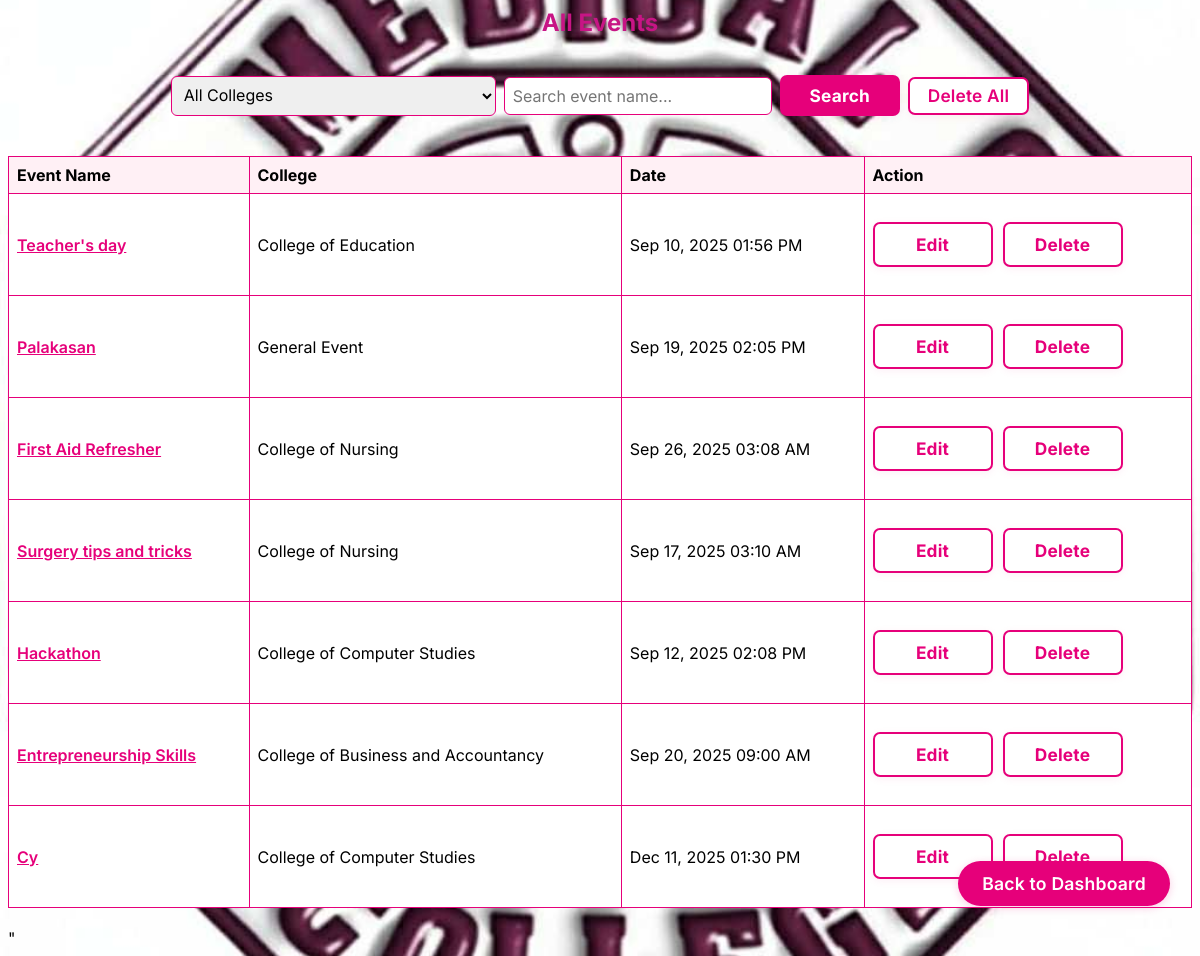
The page /attendance/events_list/ (signed in) on the database its author committed.
### attendance/models.py (models this page shows, shortened)
class Event(models.Model):
    name = models.CharField(max_length=200)
    date = models.DateTimeField()
    college = models.ForeignKey(
        'College',
        on_delete=models.CASCADE,
        null=True,      # Null means general event
        blank=True
    )
    description = models.TextField(blank=True, null=True)  # <-- Ensure this line exists
    archived = models.BooleanField(default=False)  # <-- Add this line

class College(models.Model):
    name = models.CharField(max_length=100)

### attendance/views.py (the view)
# urls.py: path('events_list/', views.events_list, name='events_list'),
@login_required
def events_list(request):
    query = request.GET.get('q', '')
    selected_college = request.GET.get('college', '')
    colleges = College.objects.all()
    events = Event.objects.filter(archived=False)  # <-- Only show non-archived events
    if selected_college:
        events = events.filter(college__id=selected_college)
    if query:
        events = events.filter(name__icontains=query)
    return render(request, 'events_list.html', {
        'events': events,
        'colleges': colleges,
        'selected_college': selected_college,
    })

### attendance/templates/events_list.html (shortened to what this page needs)
{% extends 'base.html' %}
{% block content %}
<div style="display: flex; justify-content: space-between; align-items: center; margin-bottom: 18px;">
    <h2 style="margin: 0;">
        {% if request.GET.show_archived %}
            Archived Events
        {% else %}
            All Events
        {% endif %}
    </h2>
</div>
<div style="margin-bottom: 20px; display: flex; gap: 8px; align-items: center;">
    <form method="get" action="" style="display: flex; gap: 8px; align-items: center; margin: 0;">
        <select name="college" onchange="this.form.submit()" style="padding:8px; border-radius:6px; border:1px solid #e6007a;">
            <option value="">All Colleges</option>
        </select>
        <input type="text" name="q" placeholder="Search event name..." value="{{ request.GET.q|default_if_none:'' }}" style="padding:8px; border-radius:6px; border:1px solid #e6007a; width: 250px;">
        <button type="submit" class="btn btn-primary">Search</button>
    </form>
    <form method="post" action="{% url 'delete_all_events' %}" style="margin: 0;">
        <button type="submit" class="btn btn-secondary" style="padding:6px 18px; font-weight:600;"
            onclick="return confirm('Are you sure you want to delete ALL events? This cannot be undone.');">
            Delete All
        </button>
    </form>
</div>
<table style="width:100%; border-collapse:collapse; background:#fff;">
    <thead>
        <tr style="background:#ffe3f0;">
            <th style="padding:8px; border:1px solid #e6007a;">Event Name</th>
            <th style="padding:8px; border:1px solid #e6007a;">College</th>
            <th style="padding:8px; border:1px solid #e6007a;">Date</th>
            <th style="padding:8px; border:1px solid #e6007a;">Action</th>
        </tr>
    </thead>
    <tbody>
        {% if request.GET.show_archived %}
            {% for event in events_archived %}
            <tr>
                <td style="padding:8px; border:1px solid #e6007a;">
                    <a href="{% url 'attendance_sheet' event.id %}" style="color:#e6007a; text-decoration:underline; font-weight:600;">
                        {{ event.name }}
                    </a>
                </td>
                <td style="padding:8px; border:1px solid #e6007a;">
                    {% if event.college %}
                        {{ event.college.name }}
                    {% else %}
                        General Event
                    {% endif %}
                </td>
                <td style="padding:8px; border:1px solid #e6007a;">{{ event.date|date:"M j, Y h:i A" }}</td>
                <td style="padding:8px; border:1px solid #e6007a; vertical-align: middle;">
                    <div style="display: flex; gap: 10px; align-items: center;">
                        <form method="post" action="{% url 'unarchive_event' event.id %}" style="display:inline; margin:0;">
                            {% csrf_token %}
                            <button type="submit" class="btn btn-secondary" style="background:#ffe0f0; color:#e6007a; border:1px solid #e6007a;">Unarchive</button>
                        </form>
                    </div>
                </td>
            </tr>
            {% empty %}
            <tr>
                <td colspan="4" style="padding:8px; border:1px solid #e6007a;">No archived events found.</td>
            </tr>
            {% endfor %}
        {% else %}
            {% for event in events %}
            <tr>
                <td style="padding:8px; border:1px solid #e6007a;">
                    <a href="{% url 'attendance_sheet' event.id %}" style="color:#e6007a; text-decoration:underline; font-weight:600;">
                        {{ event.name }}
                    </a>
                </td>
                <td style="padding:8px; border:1px solid #e6007a;">
                    {% if event.college %}
                        {{ event.college.name }}
                    {% else %}
                        General Event
                    {% endif %}
                </td>
                <td style="padding:8px; border:1px solid #e6007a;">{{ event.date|date:"M j, Y h:i A" }}</td>
                <td style="padding:8px; border:1px solid #e6007a; vertical-align: middle;">
                    <div style="display: flex; gap: 10px; align-items: center;">
                        <a href="{% url 'edit_event' event.id %}" style="display: flex; align-items: center;">
                            <button type="button" class="btn btn-secondary">Edit</button>
                        </a>
                        <form method="post" action="{% url 'delete_event' event.id %}" style="display:inline; margin:0;">
                            <button type="submit" class="btn btn-secondary" onclick="return confirm('Are you sure you want to delete this event?');">Delete</button>
                        </form>
                    </div>
                </td>
            </tr>
            {% empty %}
            <tr>
                <td colspan="4" style="padding:8px; border:1px solid #e6007a;">No events found.</td>
            </tr>
            {% endfor %}
        {% endif %}
    </tbody>
</table>
<a href="{% url 'dashboard' %}" style="position:fixed; bottom:30px; right:30px; z-index:1000;">
    <button type="button" class="btn btn-primary" style="padding:12px 24px; border-radius:50px; box-shadow:0 2px 8px #e6007a33; font-size:1.1rem; font-weight:600;">
        Back to Dashboard
    </button>
</a>
{% endblock %}

### attendance/static/css/styles.css (style rules this page uses)
body { font-family: 'Inter', Arial, Helvetica, sans-serif !important; background-color: #ffe3f0 !important; background-image: url('/static/img/imcclogo.jpg'); background-repeat: no-repeat; background-position: center center; background-attachment: fixed; background-size: cover; background-size: cover; }
h1, h2, h3, h4, h5, h6, button, input, select, label, li, p, a, form { font-family: 'Inter', Arial, Helvetica, sans-serif !important; }
h1, h2 { color: #c71585; }
form { display: flex; gap: 10px; margin-bottom: 10px; }
input, select, button { padding: 8px; font-size: 16px; border: 1px solid #ffb6c1; border-radius: 4px; }
button { background-color: #ff69b4; color: white; display:block; margin: 20px auto; cursor: pointer; }
table { width: 100%; border-collapse: collapse; margin-bottom: 20px; }
th, td { padding: 10px; border: 1px solid #ffb6c1; text-align: left; }
th { background-color: #fff0f5; }
a { color: #ff69b4; text-decoration: none; }

### attendance/templates/base.html (style rules this page uses)
.btn, .btn-primary, .btn-secondary { border-radius: 7px; font-size: 1.08rem; font-weight: 700; letter-spacing: 0.2px; cursor: pointer; transition: background 0.18s, color 0.18s, border 0.18s, box-shadow 0.18s; min-width: 120px; min-height: 38px; padding: 10px 26px; box-shadow: 0 2px 8px #e6007a11; text-align: center; display: inline-block; }
.btn-primary { background: #e6007a; color: #fff; border: none; }
.btn-secondary { background: #fff; color: #e6007a; border: 2px solid #e6007a; }

### rows shown on the page
Event: name "Teacher's day", college.name "College of Education", date "Sep 10, 2025 01:56 PM"
Event: name "Palakasan", shows "General Event", date "Sep 19, 2025 02:05 PM"
Event: name "First Aid Refresher", college.name "College of Nursing", date "Sep 26, 2025 03:08 AM"
Event: name "Surgery tips and tricks", college.name "College of Nursing", date "Sep 17, 2025 03:10 AM"
Event: name "Hackathon", college.name "College of Computer Studies", date "Sep 12, 2025 02:08 PM"
Event: name "Entrepreneurship Skills", college.name "College of Business and Accountancy", date "Sep 20, 2025 09:00 AM"
Event: name "Cy", college.name "College of Computer Studies", date "Dec 11, 2025 01:30 PM"
